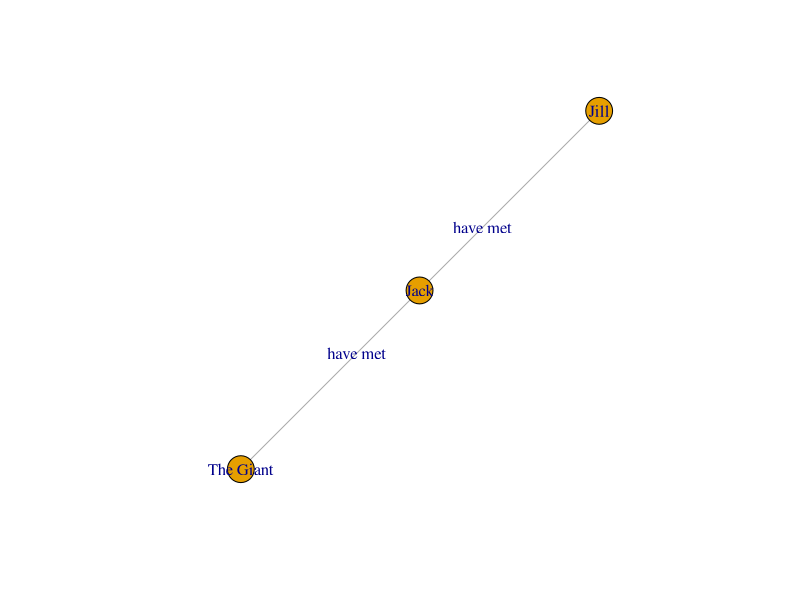
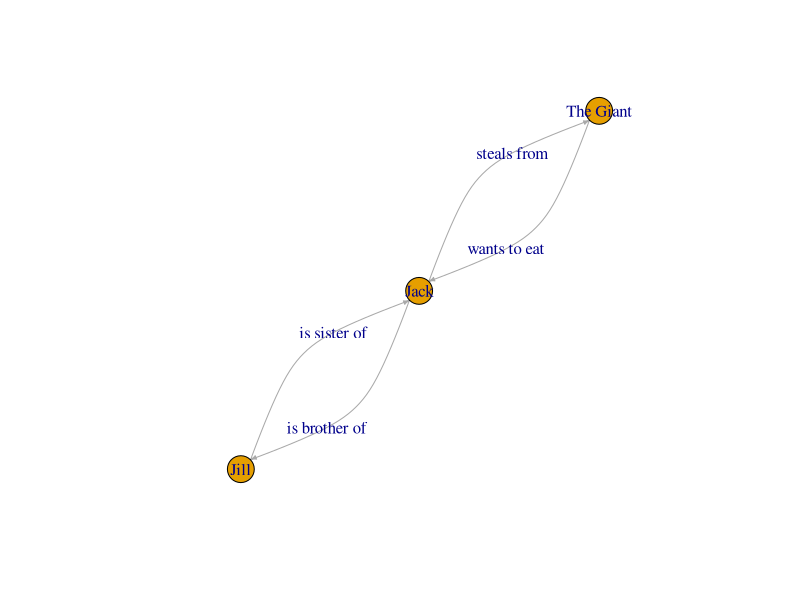
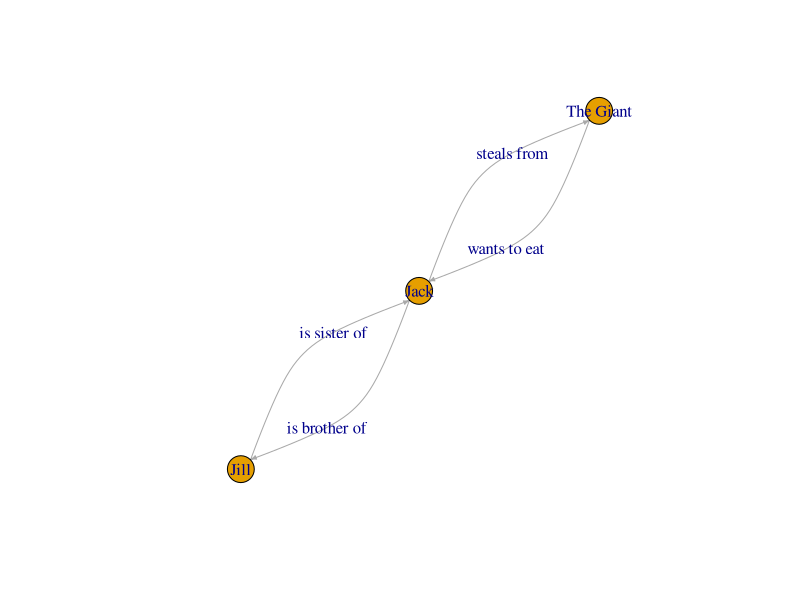
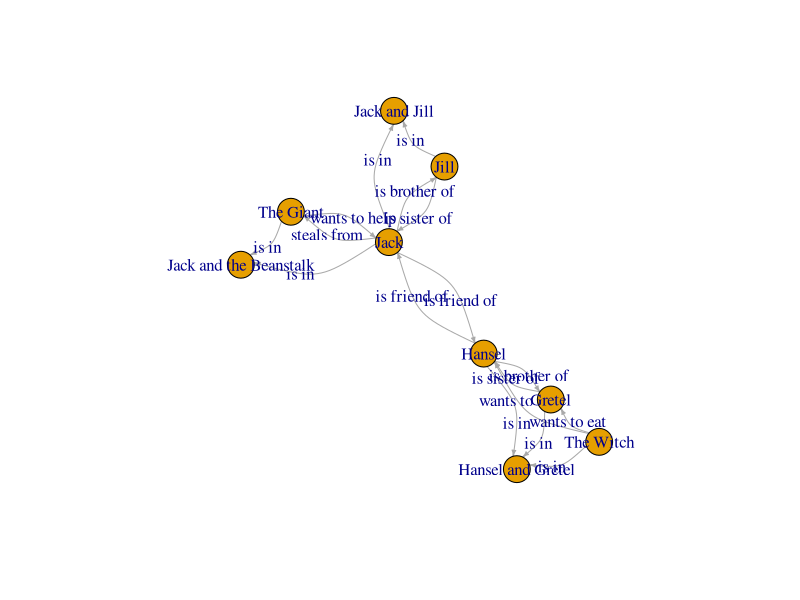

Write R code to recreate these figures, in order.
## ---- chunk 1
knitr::opts_chunk$set(echo = FALSE)
library(igraph)
## ---- chunk 2
library(igraph)

g_undirected <- make_empty_graph(directed = F) +
  vertices(c("Jack",
             "Jill",
             "The Giant"),
           type = "Character") +
  edges(c("Jack", "Jill",
          "Jack", "The Giant"),
        label = "have met")
## ---- chunk 3
g_undirected
## ---- chunk 4
set.seed(1234)
plot(g_undirected,
     layout = layout_nicely,
     edge.arrow.size = .3)
## ---- chunk 5
g_directed <- make_empty_graph(directed = T) +
  vertices(c("Jack",
             "Jill",
             "The Giant"),
           type = "Character") +
  edges(c("Jack", "Jill",
          "Jill", "Jack",
          "Jack", "The Giant",
          "The Giant", "Jack"),
        label = c("is brother of",
                  "is sister of",
                  "steals from",
                  "wants to eat"))
## ---- chunk 6
g_directed
## ---- chunk 7
set.seed(1234)
plot(g_directed,
     edge.curved = T,
     layout = layout_nicely,
     edge.arrow.size = .3)
## ---- chunk 8
node_list <- data.frame(
  name = c("Jack",
           "Jill",
           "The Giant"),
  about = c("Is fast at going down things and uses this skill for theivery",
            "Is slow at tumbling",
            "Likes to eat thieves"),
  gender = c("Male", 
             "Female", 
             "Male"),
  type = "Character"
)

edge_list <- data.frame(
  source = c("Jack", "Jill", "Jack", "The Giant"),
  target = c("Jill", "Jack", "The Giant", "Jack"),
  label = c("is brother of",
            "is sister of",
            "steals from",
            "wants to eat")
)
g_directed <- graph_from_data_frame(d = edge_list, 
                           directed = T, 
                           vertices = node_list)
## ---- chunk 9
g_directed
## ---- chunk 10
set.seed(1234)
plot(g_directed,
     edge.curved = T,
     layout = layout_nicely,
     edge.arrow.size = .3)
## ---- chunk 11
V(g_directed)
V(g_directed)[3]
V(g_directed)['The Giant']
## ---- chunk 12
V(g_directed)[['The Giant']]
V(g_directed)[['The Giant']]$about
V(g_directed)['The Giant']$about <- "A forgiving creature that understand poor Jack's situation"
V(g_directed)[['The Giant']]
## ---- chunk 13
V(g_directed)[[c("Jack", "Jill")]]
V(g_directed)[[gender == "Male"]]
## ---- chunk 14
E(g_directed)
E(g_directed)[1]
E(g_directed)[[1]]
## ---- chunk 15
E(g_directed)[label == 'is brother of']
E(g_directed)[[label == 'wants to eat']]
E(g_directed)[[label == 'wants to eat']]$label <- 'wants to help'
## ---- chunk 16
E(g_directed)['Jack' %--% 'The Giant']
E(g_directed)[['Jack' %<-% 'The Giant']]
E(g_directed)[['Jack' %->% V(g_directed)]]
## ---- chunk 17
jj_sub <- induced_subgraph(g_directed, c("Jack", "Jill"))
jj_sub
beanstalk_sub <- subgraph.edges(g_directed, E(g_directed)["The Giant" %--% "Jack"])
beanstalk_sub
## ---- chunk 18
E(g_directed)["The Giant" %--% V(jj_sub)$name]
## ---- chunk 19
g_directed <- g_directed +
  vertices(c("Hansel",
             "Gretel",
             "The Witch",
             "Hansel and Gretel",
             "Jack and Jill",
             "Jack and the Beanstalk"),
           about = c("Eats way too much candy",
                     "Is learning how to make really good candy",
                     "Knows how to make healthy food from children",
                     "Tale of some greedy kids who wants to destroy an old woman's home",
                     "Kids learn the harway that they should always wear a helmet",
                     "Kid steals from a big friendly giant"),
           gender = c('Male', 'Female', 'Female', rep(NA, 3) ),
           type = c(rep("Character", 3), rep("Story", 3))) +
  edges(c("Hansel","Jack", "Jack","Hansel",
          "Hansel","Gretel", "Gretel","Hansel",
          sapply(c("Hansel", "Gretel"), function(x) c("The Witch", x)),
          sapply(c("The Witch", "Hansel", "Gretel"), function(x) c(x, "Hansel and Gretel")),
          sapply(c("Jack", "Jill"), function(x) c(x, "Jack and Jill")),
          sapply(c("Jack", "The Giant"), function(x) c(x, "Jack and the Beanstalk"))
          ),
        label = c(rep('is friend of', 2),
                  'is brother of', 'is sister of',
                  rep('wants to eat', 2),
                  rep("is in", 7)))
## ---- chunk 20
set.seed(1234)
plot(g_directed,
     edge.curved = T,
     layout = layout_nicely,
     edge.arrow.size = .3)
## ---- chunk 21
V(g_directed)[[V(g_directed)]]
## ---- chunk 22
E(g_directed)[[E(g_directed)]]
## ---- chunk 23
ego(g_directed, order = 1, nodes = 'Jack', mode = 'all')
ego(g_directed, order = 2, nodes = 'Hansel', mode = 'in')
ego(g_directed, order = 3, nodes = 'Gretel', mode = 'out')
